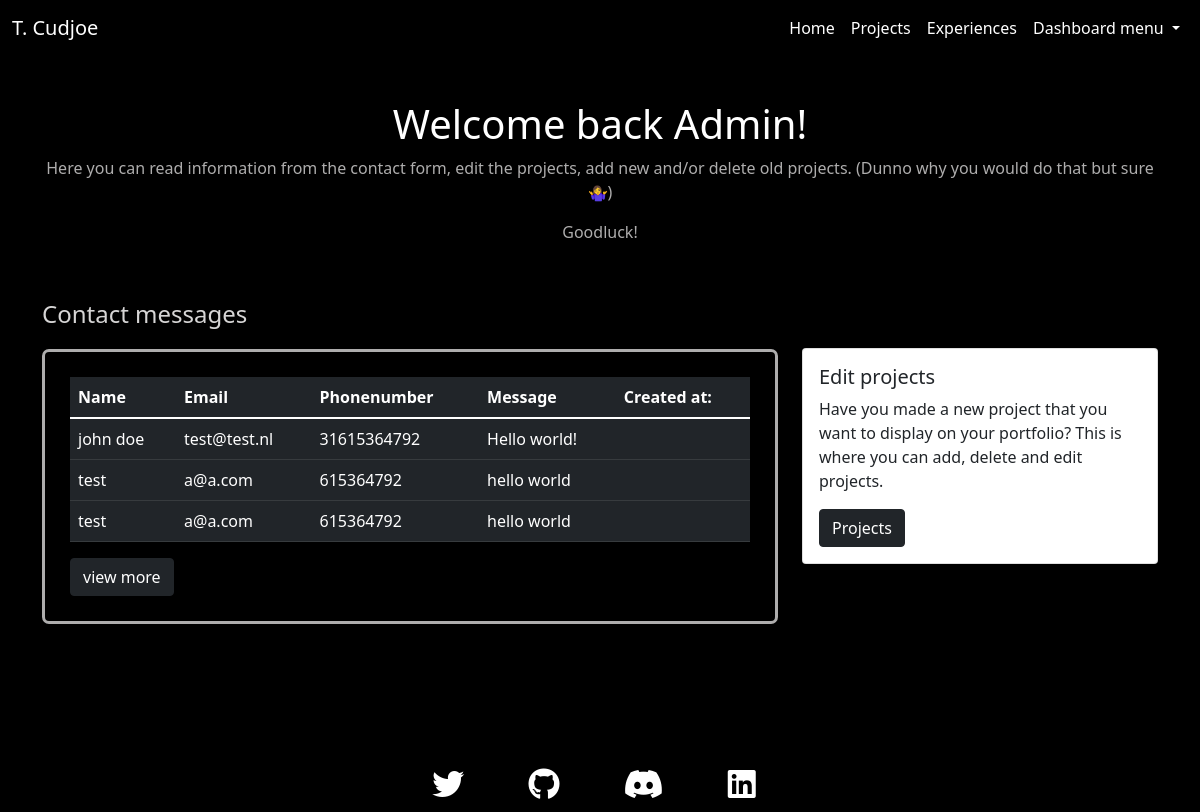
The app's page /index.php?content=dashboard (signed in) with its own data.
### tables this page shows
CREATE TABLE IF NOT EXISTS `contact` (
  `id` int(11) NOT NULL AUTO_INCREMENT,
  `name` varchar(100) NOT NULL,
  `email` varchar(100) NOT NULL,
  `message` varchar(8000) NOT NULL,
  `phonenumber` varchar(255) NOT NULL,
  PRIMARY KEY (`id`)
);

### classes/databaseQueries.php (called while the page is built, shortened)
<?php
    class databaseQueries {
        private $servername = "localhost";
        private $username   = "root";
        private $password   = "";
        private $database   = "portfolio";
        public  $conn;
        public function __construct()
        {
            $this->conn = new mysqli($this->servername, $this->username,$this->password,$this->database);
            if(mysqli_connect_error()) {
             trigger_error("Failed to connect to MySQL: " . mysqli_connect_error());
            }else{
            return $this->conn;
            }
        }
        public function displayContactInfo($perPage){
            $query = "SELECT * FROM contact ORDER BY id DESC limit $perPage";
            $result = $this->conn->query($query);
            if($result){
                if ($result->num_rows > 0) {
                    $data = array();
                    while ($row = $result->fetch_assoc()) {
                            $data[] = $row;
                    }
                    return $data;
                }else{
                    echo "No found records";
                    }
            }else {
                echo "error in ".$query."<br>".$this->conn->error;
            }
        }
    }
?>

### dashboard.php (the view, shortened to what this page needs)
<?php
    include './classes/databaseQueries.php';
    $contactObj = new databaseQueries();
?>
<div class="container dashboard">
    <div class="row">
        <div class="col-12">
            <h1>Welcome back Admin!</h1>
            <p>Here you can read information from the contact form, edit the projects, add new and/or delete old
                projects. (Dunno why you would do that but sure 🤷‍♀️)</p>
            <p>Goodluck!</p>
        </div>
        <div class="col-8">
            <h4>Contact messages</h4>
            <div>
                <table class="table table-dark table-striped-columns rounded">
                    <thead>
                        <tr>
                            <th scope="col">Name</th>
                            <th scope="col">Email</th>
                            <th scope="col">Phonenumber</th>
                            <th scope="col">Message</th>
                            <th scope="col">Created at:</th>
                        </tr>
                    </thead>
                    <tbody>
                        <?php
                            $contacts = $contactObj->displayContactInfo(5);
                            foreach($contacts as $contact){
                        ?>
                        <tr>
                            <td><?php echo $contact['name']; ?></td>
                            <td><?php echo $contact['email']; ?></td>
                            <td><?php echo $contact['phonenumber']; ?></td>
                            <td><?php echo mb_strimwidth($contact['message'], 0, 20, "..."); ?></td>
                            <td><?php echo $contact['created_at']; ?></td>
                        </tr>
                        <?php } ?>
                    </tbody>
                </table>
                <a href="index.php?content=contactMessages">
                    <button type="button" class="btn btn-dark">view more</button>
                </a>
            </div>
        </div>
        <div class="col-4">
            <div class="card" style="width: 100%;">
                <div class="card-body">
                    <h5 class="card-title">Edit projects</h5>
                    <p class="card-text">Have you made a new project that you want to display on your portfolio? This is where you can add, delete and edit projects.</p>
                    <a href="index.php?content=editProjects" class="btn btn-dark">Projects</a>
                </div>
            </div>
        </div>
    </div>
</div>

### css/style.css (style rules this page uses)
html, body { margin: 0; height: 100%; width: 100%; padding: 0; background-color: black; }
a { text-decoration: none; color: white !important; }
.dashboard>.row>.col-12>h1 { color: white; margin-top: 100px; text-align: center; }
.dashboard>.row>.col-12>p { color: rgb(174, 173, 173); text-align: center; }
.dashboard>.row>.col-8>h4 { color: rgb(214, 213, 213); margin-bottom: 20px; margin-top: 40px; }
.dashboard>.row>.col-8>div { border: solid 3px rgb(174, 173, 173); border-radius: 7px; padding: 25px; }
.dashboard>.row>.col-4 { margin-top: 88px; }

### records on screen
contact: name "john doe", email "test@test.nl", phonenumber "31615364792", message "Hello world!"
contact: name "test", email "a@a.com", phonenumber "615364792", message "hello world"
contact: name "test", email "a@a.com", phonenumber "615364792", message "hello world"
